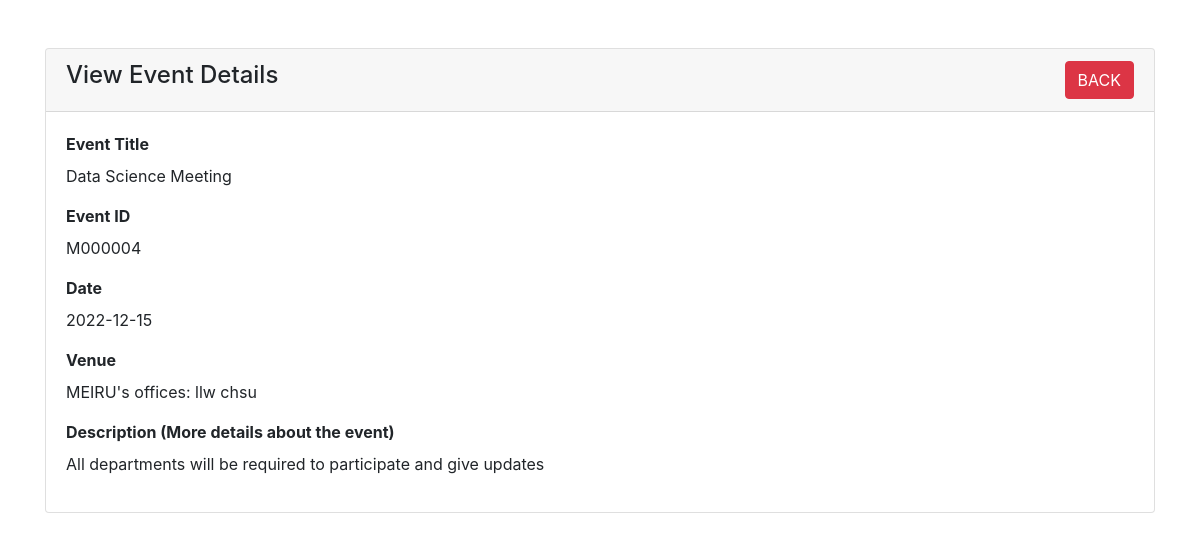
Page /event-view.php?id=M000004 on the committed database.
### tables this page shows
CREATE TABLE IF NOT EXISTS `events` (
  `event_title` varchar(200) NOT NULL,
  `event_id` varchar(50) NOT NULL,
  `event_date` date NOT NULL,
  `venue` varchar(191) NOT NULL,
  `descript` varchar(450) NOT NULL,
  PRIMARY KEY (`event_id`)
);

### event-view.php (the view, shortened to what this page needs)
<?php
require 'dbcon.php';
?>
<!doctype html>
<html lang="en">
  <head>
    <link rel="stylesheet" href="https://cdn.jsdelivr.net/npm/bootstrap@4.4.1/dist/css/bootstrap.min.css">
  </head>
  <body>
  <div class="container mt-5">
    <div class="row">
        <div class="col-md-12">
            <div class="card">
                <div class="card-header">
                    <h4>  View  Event Details
                        <a href="index.php" class="btn btn-danger float-right"> BACK </a>
                    </h4>
                </div>
                <div class="card-body">
                    <?php
                    if(isset($_GET['id']))
                    {
                         $ident= mysqli_real_escape_string($con, $_GET['id']);
                         $query="SELECT * FROM events WHERE event_id='$ident' ";
                         $query_run=mysqli_query($con,$query);
                         if(mysqli_num_rows($query_run)>0)
                         {
                            $event=mysqli_fetch_array($query_run);
                            ?>
                                <div class="mb-3">
                                    <label style="font-weight:bold">Event Title </label>
                                    <p>
                                    <?=$event['event_title'];?>
                                    </p>
                                </div>
                                <div class="mb-3">
                                    <label style="font-weight:bold">Event ID</label>
                                    <p>
                                    <?=$event['event_id'];?>
                                    </p>
                                </div>
                                <div class="mb-3">
                                    <label style="font-weight:bold">Date</label>
                                    <p>
                                    <?=$event['event_date'];?>
                                    </p>
                                </div>
                                <div class="mb-3">
                                    <label style="font-weight:bold">Venue </label>
                                    <p>
                                    <?=$event['venue'];?>
                                    </p>
                                </div>
                                <div class="mb-3">
                                    <label style="font-weight:bold">Description (More details about the event)</label>
                                    <p>
                                    <?=$event['descript'];?>
                                    </p>
                                </div>
                            <?php
                         }
                         else
                         {
                            echo "<h4>No Event with such ID Found ! </h4>";
                         }
                    }
                    ?>
                </div>
            </div>
        </div>
    </div>
  </div>
  </body>
</html>

### rows in the picture
events: event_title "Data Science Meeting", event_id "M000004", event_date "2022-12-15", venue "MEIRU's offices: llw chsu", descript "All departments will be required to participate and give updates"
